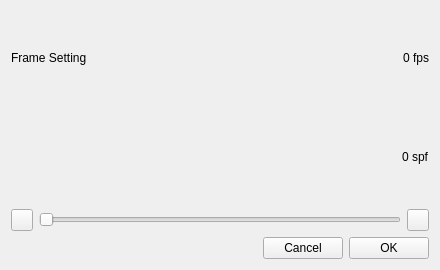
<?xml version="1.0" encoding="UTF-8"?>
<ui version="4.0">
 <class>FrameRateSettingPanel</class>
 <widget class="QWidget" name="FrameRateSettingPanel">
  <property name="geometry">
   <rect>
    <x>0</x>
    <y>0</y>
    <width>440</width>
    <height>270</height>
   </rect>
  </property>
  <property name="sizePolicy">
   <sizepolicy hsizetype="Fixed" vsizetype="Fixed">
    <horstretch>0</horstretch>
    <verstretch>0</verstretch>
   </sizepolicy>
  </property>
  <property name="minimumSize">
   <size>
    <width>440</width>
    <height>270</height>
   </size>
  </property>
  <property name="maximumSize">
   <size>
    <width>440</width>
    <height>270</height>
   </size>
  </property>
  <property name="windowTitle">
   <string>Form</string>
  </property>
  <layout class="QVBoxLayout" name="verticalLayout">
   <item>
    <layout class="QHBoxLayout" name="horizontalLayout_3">
     <item>
      <widget class="QLabel" name="frameSettingLbl">
       <property name="text">
        <string>Frame Setting</string>
       </property>
      </widget>
     </item>
     <item>
      <spacer name="horizontalSpacer">
       <property name="orientation">
        <enum>Qt::Horizontal</enum>
       </property>
       <property name="sizeHint" stdset="0">
        <size>
         <width>40</width>
         <height>20</height>
        </size>
       </property>
      </spacer>
     </item>
     <item>
      <widget class="QLabel" name="frameRate">
       <property name="text">
        <string>0 fps</string>
       </property>
      </widget>
     </item>
    </layout>
   </item>
   <item>
    <layout class="QHBoxLayout" name="horizontalLayout_4">
     <item>
      <spacer name="horizontalSpacer_2">
       <property name="orientation">
        <enum>Qt::Horizontal</enum>
       </property>
       <property name="sizeHint" stdset="0">
        <size>
         <width>40</width>
         <height>20</height>
        </size>
       </property>
      </spacer>
     </item>
     <item>
      <widget class="QLabel" name="frameSpeed">
       <property name="text">
        <string>0 spf</string>
       </property>
      </widget>
     </item>
    </layout>
   </item>
   <item>
    <layout class="QHBoxLayout" name="horizontalLayout">
     <item>
      <widget class="QPushButton" name="minusBtn">
       <property name="sizePolicy">
        <sizepolicy hsizetype="Fixed" vsizetype="Fixed">
         <horstretch>0</horstretch>
         <verstretch>0</verstretch>
        </sizepolicy>
       </property>
       <property name="minimumSize">
        <size>
         <width>22</width>
         <height>22</height>
        </size>
       </property>
       <property name="maximumSize">
        <size>
         <width>22</width>
         <height>22</height>
        </size>
       </property>
       <property name="text">
        <string/>
       </property>
      </widget>
     </item>
     <item>
      <widget class="QSlider" name="frameRateSlider">
       <property name="orientation">
        <enum>Qt::Horizontal</enum>
       </property>
      </widget>
     </item>
     <item>
      <widget class="QPushButton" name="addBtn">
       <property name="sizePolicy">
        <sizepolicy hsizetype="Fixed" vsizetype="Fixed">
         <horstretch>0</horstretch>
         <verstretch>0</verstretch>
        </sizepolicy>
       </property>
       <property name="minimumSize">
        <size>
         <width>22</width>
         <height>22</height>
        </size>
       </property>
       <property name="maximumSize">
        <size>
         <width>22</width>
         <height>22</height>
        </size>
       </property>
       <property name="text">
        <string/>
       </property>
      </widget>
     </item>
    </layout>
   </item>
   <item>
    <layout class="QHBoxLayout" name="horizontalLayout_2">
     <item>
      <spacer name="horizontalSpacer_3">
       <property name="orientation">
        <enum>Qt::Horizontal</enum>
       </property>
       <property name="sizeHint" stdset="0">
        <size>
         <width>40</width>
         <height>20</height>
        </size>
       </property>
      </spacer>
     </item>
     <item>
      <widget class="QPushButton" name="cancelBtn">
       <property name="text">
        <string>Cancel</string>
       </property>
      </widget>
     </item>
     <item>
      <widget class="QPushButton" name="OKBtn">
       <property name="text">
        <string>OK</string>
       </property>
      </widget>
     </item>
    </layout>
   </item>
  </layout>
 </widget>
 <resources/>
 <connections/>
</ui>
